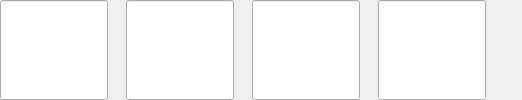
               <widget class="QWidget" name="widget_synonym0" native="true">
                <layout class="QHBoxLayout" name="horizontalLayout_21">
                 <property name="spacing">
                  <number>18</number>
                 </property>
                 <property name="leftMargin">
                  <number>0</number>
                 </property>
                 <property name="topMargin">
                  <number>0</number>
                 </property>
                 <property name="rightMargin">
                  <number>0</number>
                 </property>
                 <property name="bottomMargin">
                  <number>0</number>
                 </property>
                 <item>
                  <widget class="LinkLabel" name="linkLabel_synonym0">
                   <property name="sizePolicy">
                    <sizepolicy hsizetype="Preferred" vsizetype="Preferred">
                     <horstretch>0</horstretch>
                     <verstretch>0</verstretch>
                    </sizepolicy>
                   </property>
                   <property name="minimumSize">
                    <size>
                     <width>0</width>
                     <height>44</height>
                    </size>
                   </property>
                  </widget>
                 </item>
                 <item>
                  <widget class="LinkLabel" name="linkLabel_synonym1">
                   <property name="sizePolicy">
                    <sizepolicy hsizetype="Preferred" vsizetype="Preferred">
                     <horstretch>0</horstretch>
                     <verstretch>0</verstretch>
                    </sizepolicy>
                   </property>
                   <property name="minimumSize">
                    <size>
                     <width>0</width>
                     <height>44</height>
                    </size>
                   </property>
                  </widget>
                 </item>
                 <item>
                  <widget class="LinkLabel" name="linkLabel_synonym2">
                   <property name="sizePolicy">
                    <sizepolicy hsizetype="Preferred" vsizetype="Preferred">
                     <horstretch>0</horstretch>
                     <verstretch>0</verstretch>
                    </sizepolicy>
                   </property>
                   <property name="minimumSize">
                    <size>
                     <width>0</width>
                     <height>44</height>
                    </size>
                   </property>
                  </widget>
                 </item>
                 <item>
                  <widget class="LinkLabel" name="linkLabel_synonym3">
                   <property name="sizePolicy">
                    <sizepolicy hsizetype="Preferred" vsizetype="Preferred">
                     <horstretch>0</horstretch>
                     <verstretch>0</verstretch>
                    </sizepolicy>
                   </property>
                   <property name="minimumSize">
                    <size>
                     <width>0</width>
                     <height>44</height>
                    </size>
                   </property>
                  </widget>
                 </item>
                 <item>
                  <spacer name="horizontalSpacer_4">
                   <property name="orientation">
                    <enum>Qt::Horizontal</enum>
                   </property>
                   <property name="sizeHint" stdset="0">
                    <size>
                     <width>36</width>
                     <height>20</height>
                    </size>
                   </property>
                  </spacer>
                 </item>
                </layout>
               </widget>
